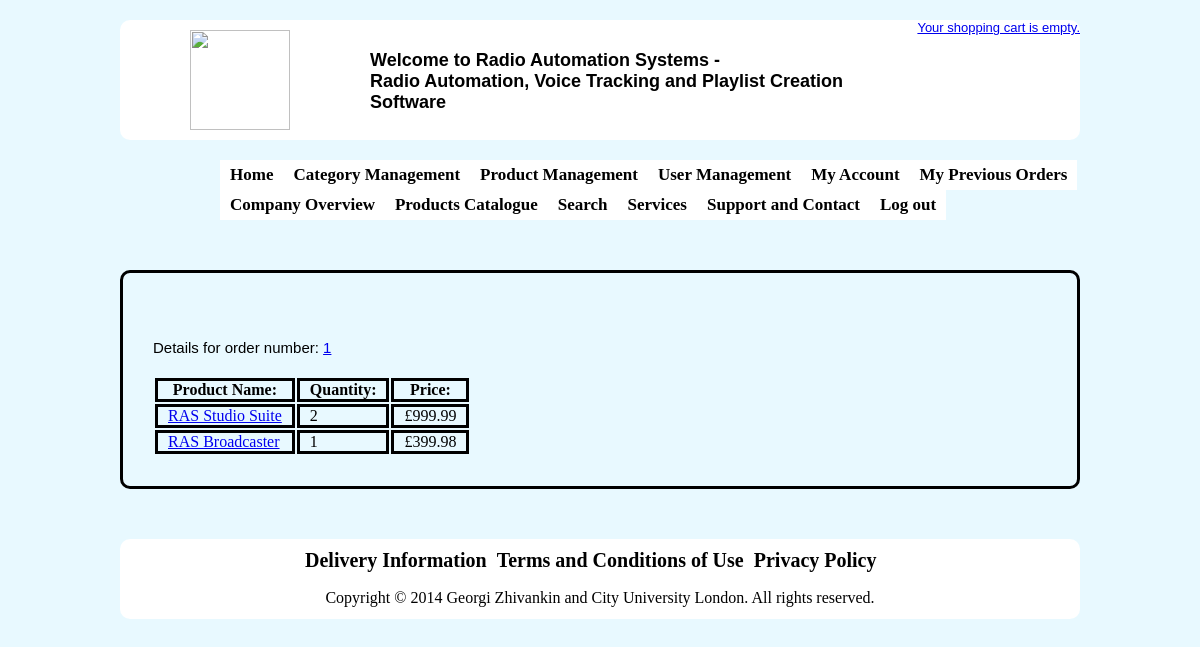
The page /order.php?orderNo=1 (signed in) on the database its author committed.
### tables this page shows
CREATE TABLE IF NOT EXISTS `in3008_products` (
  `productID` smallint(6) NOT NULL AUTO_INCREMENT,
  `productName` varchar(100) NOT NULL,
  `productDescription` text,
  `productPrice` float NOT NULL,
  `productQuantity` int(11) DEFAULT NULL,
  PRIMARY KEY (`productID`),
  UNIQUE KEY `productID` (`productID`),
  KEY `productName` (`productName`)
);

CREATE TABLE IF NOT EXISTS `in3008_products2orders` (
  `productID` smallint(6) NOT NULL,
  `productQuantity` smallint(6) NOT NULL,
  `orderNumber` smallint(6) NOT NULL
);

### includes/mysql.inc.php (called while the page is built, shortened)
<?php
function connect()
{
$db_Link = mysql_connect(DB_HOST, DB_USER, DB_PASS) or die ('Cannot connect to the MySQL Server. Please go and check your username, password and database parameters in your configuration file.');
return $db_Link;
}
function query($query)
{
if(!isset($db_Link))
$db_Link = connect();
$result = mysql_query($query, $db_Link) or die('Error: ' . mysql_error());
$lastInsertID = mysql_insert_id($db_Link);
$returnArray = array();
$i=0;
while ($row = mysql_fetch_array($result, MYSQL_BOTH))
if ($row)
$returnArray[$i++]=$row;
return $returnArray;
}
?>

### order.php (the view, shortened to what this page needs)
<?php
include_once('config.php');
$message = array();
if (!$message)
{
$orderNo = $_REQUEST['orderNo'];
$sql = "SELECT * FROM {$db_Prefix}products2orders WHERE orderNumber = $orderNo";
$res = query($sql);
?>
<!DOCTYPE html PUBLIC "-//W3C//DTD XHTML 1.0 Strict//EN" "http://www.w3.org/TR/xhtml1/DTD/xhtml1-strict.dtd">
<html xmlns="http://www.w3.org/1999/xhtml">
<head>
<link href="css/style.css" rel="stylesheet" type="text/css" />
</head>
<body>
<div id="container">
<div id="header">
<?php include_once('header.php'); ?>
</div>
<div id="nav">
<?php include_once('nav.php'); ?>
</div>
<div id="content">
<?php include_once('includes/message.inc.php'); ?>
<p>Details for order number: <a href="myOrders.php"><?php echo $orderNo; ?></a></p>
<table>
<tr>
<th>Product Name:</th>
<th>Quantity:</th>
<th>Price:</th>
</tr>
<?php
foreach ($res as $product)
{
$sql = "SELECT * from {$db_Prefix}products WHERE productID = {$product['productID']}";
$res = query($sql);
if ($res)
{
foreach ($res as $res)
{
?>
<tr>
<td><a href="product.php?productID=<?php echo $product['productID']; ?>"><?php echo $res['productName']; ?></td>
<td><?php echo $product['productQuantity']; ?></td>
<td>&pound;<?php echo $res['productPrice']; ?></td>
</tr>
<?php } } }
} ?>
</table>
</div>
<div id="footer">
<?php include_once('footer.php'); ?>
</div>
</div>
</body>
</html>

### css/style.css (style rules this page uses)
* { margin:0px; padding:0px; }
body { background-color:#E8F9FF; }
#container { width: 960px; margin-top:20px; margin-left:auto; margin-right:auto; }
#header { border-radius:10px; width: 960px; height: 120px; background-color: #FFF; margin-top: -140px; margin-left: auto; margin-right: auto; position: absolute; border-color: #FFF; }
#nav { margin-top:160px; margin-left:100px; font-size:16px; }
#content { height: auto; margin-top: 50px; border-color:#FFF; border:solid; border-width:3px; border-radius:10px; padding:30px; }
p { margin-bottom: 20px; font-family: Arial, Helvetica, sans-serif; font-size: 13px; }
#content p { font-family: Arial, Helvetica, sans-serif; font-size: 15px; }
#footer { border-radius:10px; width: 960px; height: 80px; background-color: #FFF; margin-top: 50px; margin-left: auto; margin-right: auto; margin-bottom:30px; position: absolute; border-color: #FFF; }
table th, table td, table tr { padding-left:10px; padding-right:10px; border: solid; color: black; }

### rows shown on the page
in3008_products2orders: productQuantity "2"
in3008_products: productName "RAS Studio Suite", productPrice "999.99"
in3008_products2orders: productQuantity "1"
in3008_products: productName "RAS Broadcaster", productPrice "399.98"

### other values the page prints
SITE_TITLE "Radio Automation Systems"
SITE_DESCRIPTION "Radio Automation, Voice Tracking and Playlist Creation Software"
$orderNo "1"
COPYRIGHT "Copyright © 2014 Georgi Zhivankin and City University London. All rights reserved."
